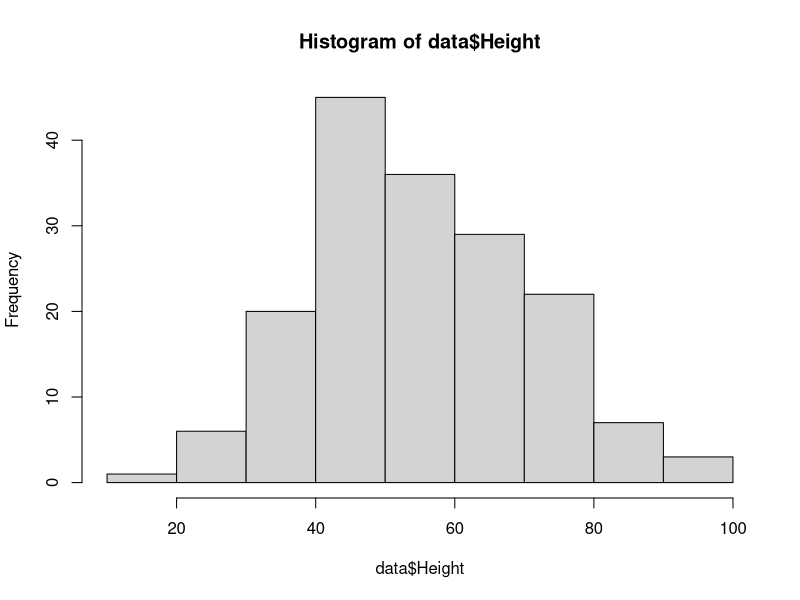
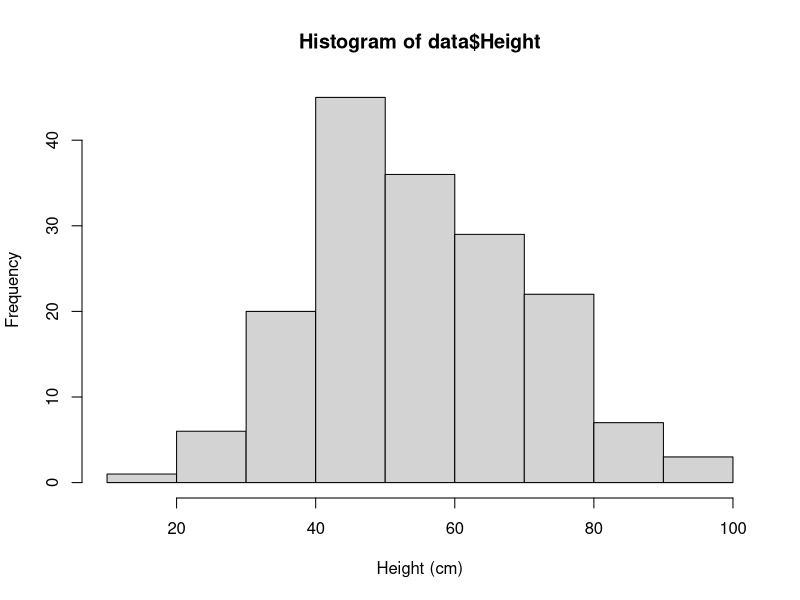
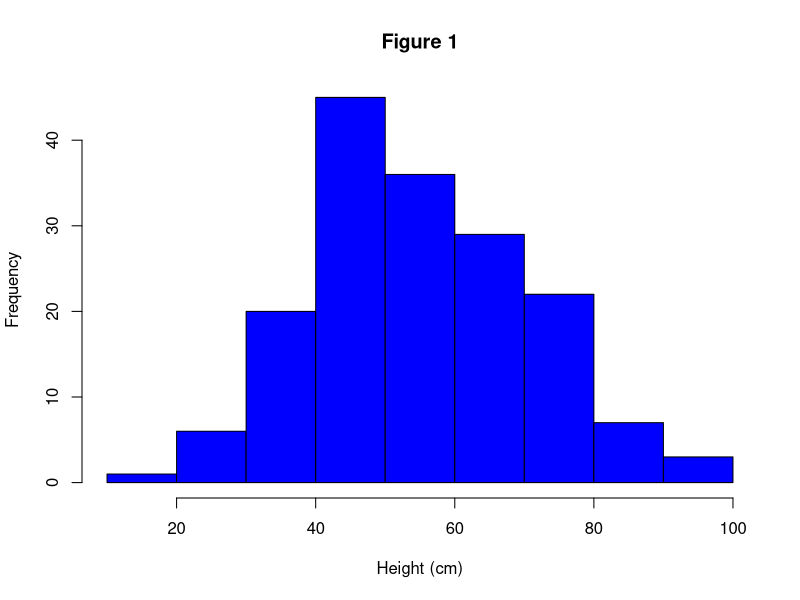
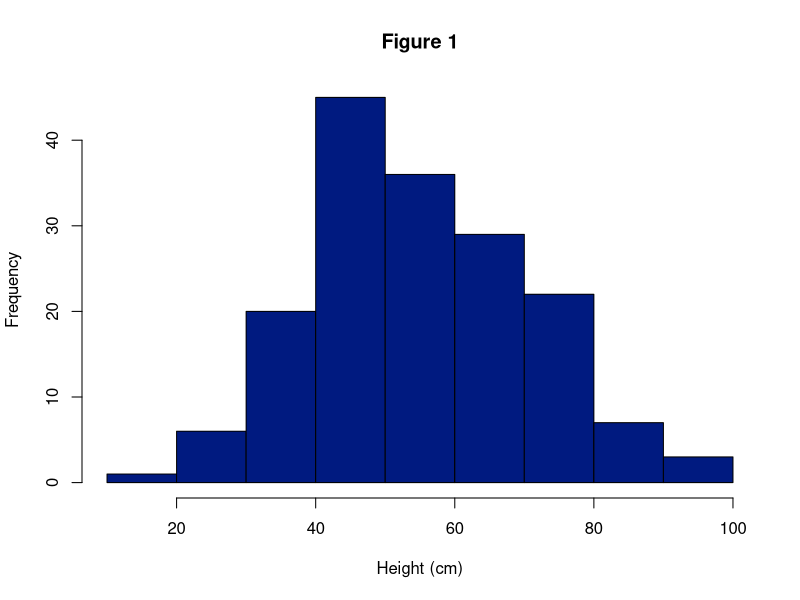
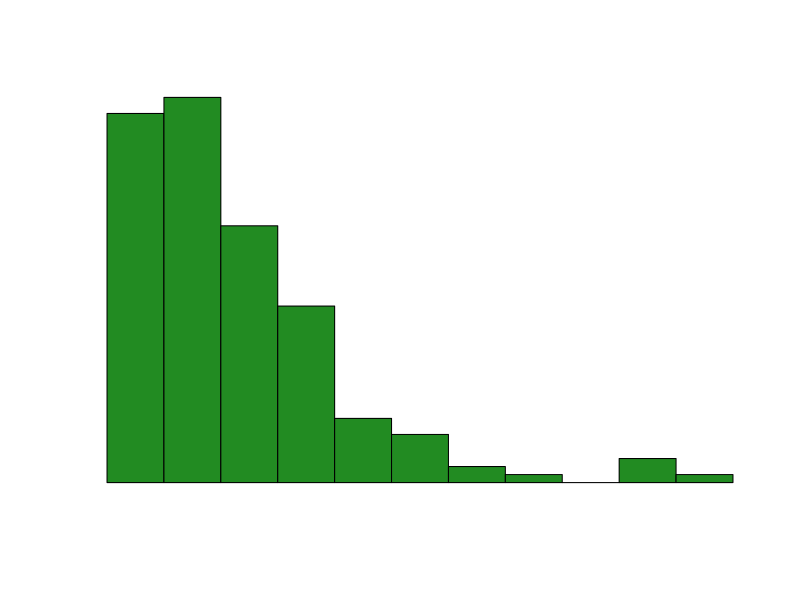

The R source for these figures, in order: (Note: this script raises an error after producing the figures.)
## BASED ON: JOSH MADIN
## http://acropora.bio.mq.edu.au/resources/introduction-to-r/graphing/
##
##	MODIFIED BASED ON DELIVERY BY M. KOSNIK IN 2017.MAR


## WE NEED SOME DATA TO PLAY WITH
##	READ A CSV FILE
data <- read.csv("data/seed_root_herbivores.csv", as.is=TRUE)

## WHAT HAVE WE GOT HERE?
head(data)

## DIFFERENT WAYS REFERENCE COLUMNS, SHOULD ALL WORK
data[,"Height"] 
data[["Height"]] 
data$Height

#######################################
## HISTOGRAMS
#######################################
? hist()

#################
## PLOT HISTOGRAM OF HEIGHT
hist(data$Height)

## LETS ADD BETTER AXIS LABELS
hist(data$Height, xlab='Height (cm)')

## LETS COLOUR OUR COLUMNS & ADD MAIN TITLE
hist(data$Height, xlab='Height (cm)', col='blue', main="Figure 1")

## ANOTHER WAY TO SPECIFY COLOURS
hist(data$Height, xlab="Height (cm)", col=rgb(0,0.1,0.5), main="Figure 1")

#################
## MAKE A HISTOGRAM FOR SEED.HEADS... WITH NO AXES OR LABELS
hist(data$Seed.heads, col='forestgreen', ann=FALSE, axes=FALSE)

## ADD AXES MANUALLY (ALLOWS FOR GREATER CONTROL)
? axes()
axis(side= 1)	# identical to what would have been drawn from hist()
axis(2, lwd=2, lty=3, col='blue', font=3)	# specify details of line 
## ANOTHER WAY TO ADD MARGIN TEXT (AKA - LABEL)
? mtext()
mtext("Genus italicus", side=3, line=-2, font=4, adj=0.7, cex=2)	# big, italic font right side
mtext("Number of seed heads", side=1, line=2)

## WHAT OTHER OPTIONS DOES HISTOGRAM HAVE?
? hist()
## SET "breaks"
hist(sqrt(data$Seed.heads), breaks=(0:34), col='lightgrey')

## WHAT ELSE CAN "hist()" DO?
seedHeadHist <- hist(sqrt(data$Seed.heads), breaks=(0:36), plot=FALSE)
seedHeadHist

#######################################
## BIVARIATE PLOTS
#######################################
? plot()

## SPECIFY THE COLUMN WITH THE X DATA AND THE COLUMN WITH THE Y DATA
plot(data$Height, data$Seed.heads)

## ALTERNATIVELY, USE FORMULA NOTATION (SAME PLOT, BUT BETTER DEFAULT AXIS LABELS)
plot(Seed.heads ~ Height, data)

## PLOT IT WITH A SQUARE ROOT TRANSFORM ON THE Y AXIS?
plot(sqrt(Seed.heads) ~ Height, data) 

## LETS MAKE NICER AXIS LABELS
plot(sqrt(Seed.heads) ~ Height, data, xlab="Height, cm", ylab="Sqrt number of seed heads", col='forestgreen')

## LETS MAKE IT PLOT LINES INSTEAD
plot(sqrt(Seed.heads) ~ Height, data, xlab="Height (cm)", ylab="Sqrt number of seed heads", type = "l")

## LETS MAKE IT PLOT THE AXES, BUT NOT ANY POINTS!
plot(sqrt(Seed.heads) ~ Height, data, xlab="Height, cm", ylab="Sqrt number of seed heads", type="n") 
## ?? WHY WOULD WE WANT TO DO THAT??
? points()

## LETS PLOT THE "Root.herbivore == TRUE" treatmet as red circles
points(sqrt(Seed.heads) ~ Height, data=data[data$Root.herbivore==TRUE,], col="red", pch=21) 
## LETS PLOT THE "Root.herbivore == FALSE" treatmet as green squares
points(sqrt(Seed.heads) ~ Height, data=data[data$Root.herbivore==FALSE,], col="green", pch=22)
## WHAT ELSE CAN WE SPECIFY FOR POINTS?

## PLOT IS SUPER GENERAL (IT WILL TRY TO PLOT ANYTHING).. HERE IT DEFAULTS TO POINTS, FACTORS DEFAULT TO BOXPLOTS...
plot(Seed.heads ~ as.factor(Seed.herbivore), data)


#######################################
## BOX PLOTS
#######################################
? boxplot()

boxplot(data$Height, col='darkblue')

## SPLIT IT BY "Root.herbivore" TREATMENT?
boxplot(Height ~ Root.herbivore, data, col='skyblue') 

## BETTER AXIS LABELS
boxplot(Height ~ Root.herbivore, data, xlab="Root herbivores", ylab="Plant height, cm") 

## ADD "notch"ES?
boxplot(Height ~ Root.herbivore, data, xlab="Root herbivores", ylab="Plant height, cm", notch = TRUE)
## ?? WHAT ARE THE "notch"es??

## OVERLAY THE POINTS? ( IT WORKS - IF WE MAKE Root.herbivore A FACTOR )
boxplot(Height ~ Root.herbivore, data, xlab="Root herbivores", ylab="Plant height, cm", notch = TRUE)
points(as.factor(data$Root.herbivore),data$Height, cex=0.5)


#######################################
## EXPLORATORY PLOTTING
#######################################
? pairs()

## A VERY COOL FUCNTION, BUT ONLY WORKS WITH NUMERIC DATA
## Great way to quickly access collinearity among variables
pairs(data)

## WHICH COLUMNS HAVE NUMERIC DATA??
names(data) 
comps <- names(data)[2:8]
comps

## BEHOLD A QUICK SET OF PLOTS FOR ALL PAIR-WISE COMPARISONS 
pairs(data[comps])


#######################################
## 3D PLOTTING
#######################################

# LETS USE THE BUILT IN volcano DATASET FOR THIS...
?volcano

# TO GOOD BUILT IN FUNCTIONS ARE image() AND contour()
image(volcano) 
contour(volcano) 

## SPECIFY THE COLOUR GRADIENT
image(volcano, col=terrain.colors(50))
## "ADD" CONTOURS OVER TOP OF image()
contour(volcano, add=TRUE)


#######################################
## BAR PLOTS
#######################################

# I PERSONALLY REALLY DISLIKE BARPLOTS, BUT THEY ARE COMMONLY USED
# R DOES NOT HAVE A STANDARD ERROR FUNCTION, BUT WE CAN WRITE ONE...
standard.error <- function(x) { sd(x)/sqrt(length(x)) }

## REMEMBER ALL THE WAY BACK TO THE MORNING...
## USE "aggregate" TO GET THE mean data['Height'] BY data[c("Root.herbivore", "Seed.herbivore")]
## TIP: USING data["Height"] INSTEAD OF data$Height GIVES YOU NICER COLUMN NAMES

mn <- aggregate(data["Height"], data[c("Root.herbivore", "Seed.herbivore")], mean) 
bp <- barplot(mn$Height)
## NOTE: BY ASSIGNING barplot() TO bp... WE CAN DO THE NEXT STEP

## USE "aggregate" TO GET THE standard.error
se <- aggregate(data["Height"], data[c("Root.herbivore", "Seed.herbivore")], standard.error)
## ADD THE STANDARD ERROR USING arrows
arrows(bp, mn$Height + se$Height, bp, mn$Height - se$Height, code=3, angle=90)
## ?? DOESN'T QUITE LOOK RIGHT

## MAKE A BAR PLOT AND SPECIFY Y-AXIS "ylim" SO THAT THE WHOLE SE FITS IN...
bp <- barplot(mn$Height, ylim=c(0, max(mn$Height + se$Height))) 
arrows(bp, mn$Height + se$Height, bp, mn$Height - se$Height, code=3, angle=90)

## ADD LABELS
axis(1, at=bp, labels=as.character(mn$Root.herbivore)) 
axis(1, at=bp, labels=as.character(mn$Seed.herbivore), line=1, tick=FALSE)
# ? WHAT DOES "tick" DO?

## MAKE BETTER LABELS
herb_labels <- c("None", "Root only", "Seed only", "Both root & seed") 
bp <- barplot(mn$Height, ylim=c(0, 80)) 
arrows(bp, mn$Height + se$Height, bp, mn$Height - se$Height, code=3, angle=90)
axis(1, at=bp, labels=herb_labels)
## STILL NOT WHAT WE WANT BECAUSE R DOES SKIPS LABELS THAT WOULD OVER WRITE
axis(1, at=bp, labels=herb_labels, las=2)
title("Barplots are a pain...")

##  HOW DO WE FIX THE MARGIN SIZE...
##  SHOW ME HOW TO DO THAT CRAZY VOODOO THAT YOUDOO?
##  REMEMBER IF YOU DIG DEEP ENOUGH YOU CAN TINKER WITH ANYTHING IN R
##  Afraid? "You will be. You... will... be." (Yoda) 


#######################################
##  GLOBAL GRAPHIC PARAMETERS
#######################################

?par
# NOTE: NO ONE REMEMBERS ALL OF THESE PARAMETERS BUT HOPEFULLY YOU WILL REMEMBER THAT ?par GETS YOU THE ANSWER
# NOTE: CLOSING YOUR GRAPHING WINDOW WILL RESET YOUR GLOBAL PARAMETERS (FOR GOOD AND BAD)
# TIP: YOU CAN SAVE PARAMETERS TO A VARIABLE TO RESTORE YOUR OLD ONES
# TIP: par() WILL TELL YOU WHAT THE CURRENT PARAMETERS ARE

# SAVE CURRENT / ORIGINAL PARAMETERS
oldPar <- par()

## SO HOW CAN WE FIX OUR MARGIN ISSUE?
par(mar=c(9, 4, 4, 2)) 
bp <- barplot(mn$Height, ylim=c(0, 80)) 
arrows(bp, mn$Height + se$Height, bp, mn$Height - se$Height, code=3, angle=90, lwd=2)
axis(1, at=bp, labels=herb_labels, las=2) 
mtext("Type of herbivory", side=1, line=7) 
mtext("Plant height, cm", side=2, line=3) 
title("Barplots are still a pain...")

# RESTORE ORIGINAL PARAMETERS
par(oldPar)


#######################################
## SAVING PLOTS
#######################################

# NOTE: YOU CAN SAVE OR "EXPORT" THE GRAPHING WINDOW TO SAVE YOUR PLOTS
# TIP: DON'T SAVE OR "EXPORT" THE GRAPHING WINDOW TO SAVE YOUR PLOTS
# TIP: ALWAYS USE A VECTOR FORMAT (I.E., PDF) SO THAT YOUR PLOTS LOOK GOOD WHEN SCALED
# TIP: IF YOU MUST USE A RASTER FORMAT USE PNG RATHER THAN JPEG
# TIP: SAVE YOUR PLOT FROM THE COMMAND LINE!
#       - TOTAL CONTROL OF PLOT SIZES, ETC TO MEET SPECIFIC JOURNAL REQUIREMENTS
#       - YOU CAN JUST RUN A SCRIPT TO REGENERATE ALL YOUR PLOTS IF (WHEN) YOUR DATA CHANGE OR YOUR SUPERVISOR WANTS IT TO LOOK A LITTLE DIFFERENT
#       - EVERYTIME THE SCRIPT RUNS YOU WILL ALWAYS GET THE EXACT SAME PLOT, REPRODUCIBILITY IS KEY TO GOOD SCIENCE

# TIP: MAKE A SUBDIRECTORY CALLED "figs" IN YOUR PROJECT DIRECTORY
dir.create("./figs")

# NOTE: FANCY SCRIPT - ONLY CREATES THE DIRECTORY IF THE DIRECTORY IS NOT ALREADY THERE
# TIP: DEALING WITH THE UNEXPECTED WELL IS WHAT MAKES FLEXIBLE CODE (MOST CODE WE WRITE IT NOT FLEXIBLE)
if(!("./figs") %in% list.dirs(".")) dir.create("./figs")

# START A PDF FILE TO WRITE TO
pdf("./figs/my_barplot.pdf", width=5, height=5) 
# WHAT ARE THE UNITS OF WIDTH AND HEIGHT
par(mar=c(9, 4, 4, 2)) 
bp <- barplot(mn$Height, ylim=c(0, 80)) 
arrows(bp, mn$Heigh + se$Height, bp, mn$Heigh - se$Height, angle=90, code=3) 
axis(1, at=bp, labels=herb_labels, las=2) 
mtext("Degree of herbivory", 1, line=7) 
mtext("Plant height, cm", 2, line=3) 
title("Barplots are a pain...") 
dev.off()
## MUST ALWAYS USE dev.off() WHEN YOU ARE DONE WRITING TO THE FILE... OR IT STAYS OPEN...

# START A PNG FILE
png(filename="./figs/my_barplot.png", width=400, height=400) 
par(mar=c(9, 4, 4, 2)) 
bp <- barplot(mn$Height, ylim=c(0, 80)) 
arrows(bp, mn$Heigh + se$Height, bp, mn$Heigh - se$Height, angle=90, code=3) 
axis(1, at=bp, labels=herb_labels, las=2) 
mtext("Degree of herbivory", 1, line=7) 
mtext("Plant height, cm", 2, line=3) 
title("Barplots are a pain...") 
dev.off()

##  TIP: WHEN THINGS GO WRONG SAVING PLOTS
##  - IT IS NEARLY ALWAYS BECAUSE THE FILE WAS NOT CLOSED
##  - REPEAT dev.off() until it says "cannot shut down device"


#######################################
## MULTIPLE PANEL PLOTS
#######################################

## "mfrow" FILLS YOUR PANELS ACROSS THE TOP ROW AND THEN SEQUENTIAL ROWS DOWN
## "mfcol" FILLS YOUR PANELS DOWN THE LEFT MOST COLUMN FIRST...

oldPar <- par()

##  MAKE 4 HISTOGRAMS
par(mfcol=c(2,2)) 
hist(data$Height, col='blue') 
hist(data$Height, col='green') 
hist(data$Height, col='red') 
hist(data$Height) 
par(oldPar)

##  LETS MAKE IT NICER...
##  - SET MARGINS ALL TO 1
##  - SET THE OUTER MARGINS TO c(4,3,4,2)
par(mfrow=c(2, 2), mar=c(1, 1, 1, 1), oma=c(4, 3, 4, 2))

##  LETS ONLY PUT THE OUTER AXES ON (COMMON IF THE AXES ARE THE SAME)
##  LETS LABEL EACH PANEL A-D IN THE UPPER LEFT CORNER
hist(data$Height, ann=FALSE, axes=FALSE, col='forestgreen') 
axis(2) 
mtext("A", 3, -2, adj = 0.1, font=2, cex=1.2) 
hist(data$Height, ann=FALSE, axes=FALSE, col='darkblue') 
mtext("B", 3, -2, adj = 0, font=2, cex=1.2) 
hist(data$Height, ann=FALSE, col='skyblue') 
mtext("C", 3, -2, adj = 0.1, font=2, cex=1.2) 
hist(data$Height, ann=FALSE, axes=FALSE, col='grey40') 
axis(1) 
mtext("D", 3, -2, adj = 0, font=2, cex=1.2)

##  JUST TO DEMONSTRATE THE POSSIBLE BOXES...
? box()
box("plot", col="red") 
box("figure", col="blue") 
box("inner", col="black") 
box("outer", col="pink")

##	mtext REALLY SHINES - PUTTING JOINT AXIS LABELS "outer"
mtext("Height (cm)", side=1, outer=TRUE, line=2) 
mtext("Frequency", side=2, outer=TRUE, line=2) 
mtext("Four plots of height", side=3, outer=TRUE, line=1, cex=1.5) 



#######################################
##  ADDING ADDITIONAL THINGS TO PLOTS
#######################################
plot(sqrt(Seed.heads) ~ Height, data, type="p", axes=FALSE, ann=FALSE, pch=21, col="white", bg="black") 
axis(1) 
axis(2, las=2) 
mtext("Height (cm)", side = 1, line = 3) 
mtext("sqrt(Number of seed heads)", side = 2, line = 3) 
title("Figure 1", adj=0)

##  GET/PLOT A BEST FIT LINE USING lm()
mod <- lm(sqrt(Seed.heads) ~ Height, data)
##  PLOT THE LINE USING (abline)
abline(mod, lwd=2, lty=2, col='blue')

# GET/PLOT THE PREDICTION INTERVALS
hs <- seq(min(data$Height), max(data$Height), 1) 
seed_pred <- predict(mod, list(Height = hs), interval = "prediction") 
lines(hs, seed_pred[,"lwr"], lty = 2) 
lines(hs, seed_pred[,"upr"], lty = 2) 

# GET/PLOT THE CONFIDENCE INTERVALS
seed_conf <- predict(mod, list(Height = hs), interval = "confidence") 
lines(hs, seed_conf[,"lwr"]) 
lines(hs, seed_conf[,"upr"]) 

# PLOT A SHADED THE CONFIDENCE INTERVAL REGION
polygon(c(hs, rev(hs)), c(seed_conf[,"lwr"], rev(seed_conf[,"upr"])), col = rgb(0,0,0,0.2), border = NA)

##  LETS ADD THE R-SQUARED TO THE PLOT
##  TIP: UNICODE CHARACTERS ARE AN EASY WAY TO GET SOME CHARACTERS
text(80,5,paste("r\U00b2 = ",round(summary(mod_sqrt)$r.squared,2)))

# ADD A LEGEND
legend("topleft", c("green data", "actual data", "orange point"), pch=c(4, 20, 3), col=c("green", "black", "orange"), bty="n")

# ADD SOME MATH 
text(90, 3, expression(Y[i] == beta[0]+beta[1]*X[i1]+epsilon[i])) # see demo(plotmath) for more examples 


## NOW... WRAP THE SUPER NICE PLOTS INTO A PDF...